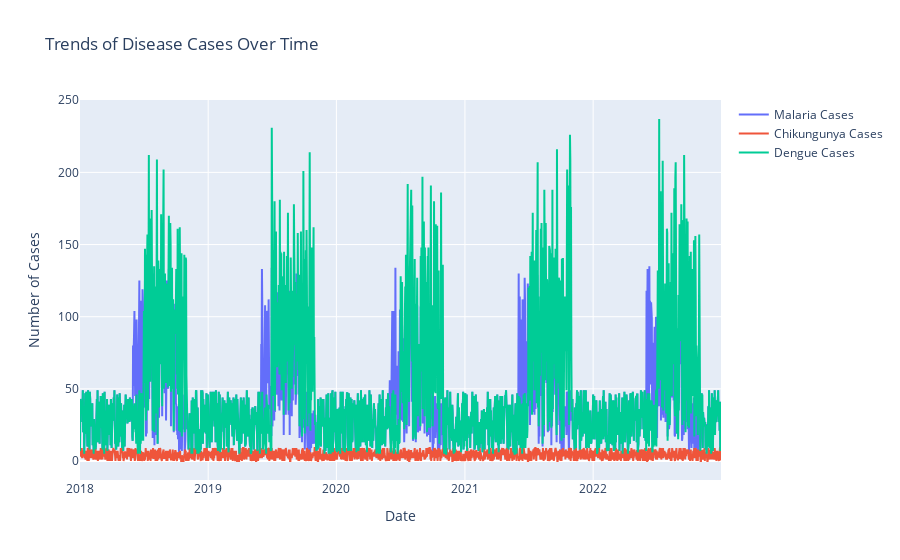

Write notebook code for a chart like this one.
### Markdown cell above
## Time Series Trend of Disease

### Code cell
fig = go.Figure()
fig.add_trace(go.Scatter(x=df["Date"], y=df["Malaria_Cases"], mode='lines', name="Malaria Cases"))
fig.add_trace(go.Scatter(x=df["Date"], y=df["Chikungunya_Cases"], mode='lines', name="Chikungunya Cases"))
fig.add_trace(go.Scatter(x=df["Date"], y=df["Dengue_Cases"], mode='lines', name="Dengue Cases"))
fig.update_layout(title="Trends of Disease Cases Over Time", xaxis_title="Date", yaxis_title="Number of Cases")
fig.show()

### Figure 1 — Plotly figure (JSON) as saved in the notebook; plotly's stock layout.template omitted (floating-point values rounded to 4 significant figures; data arrays with more than 128 entries replaced by an {"elided": "..."} marker saying what was removed)
{"data": [{"mode": "lines", "name": "Malaria Cases", "type": "scatter", "x": {"elided": "1826 str values"}, "y": {"elided": "1826 int values"}}, {"mode": "lines", "name": "Chikungunya Cases", "type": "scatter", "x": {"elided": "1826 str values"}, "y": {"elided": "1826 int values"}}, {"mode": "lines", "name": "Dengue Cases", "type": "scatter", "x": {"elided": "1826 str values"}, "y": {"elided": "1826 int values"}}], "layout": {"title": {"text": "Trends of Disease Cases Over Time"}, "xaxis": {"title": {"text": "Date"}}, "yaxis": {"title": {"text": "Number of Cases"}}}}
